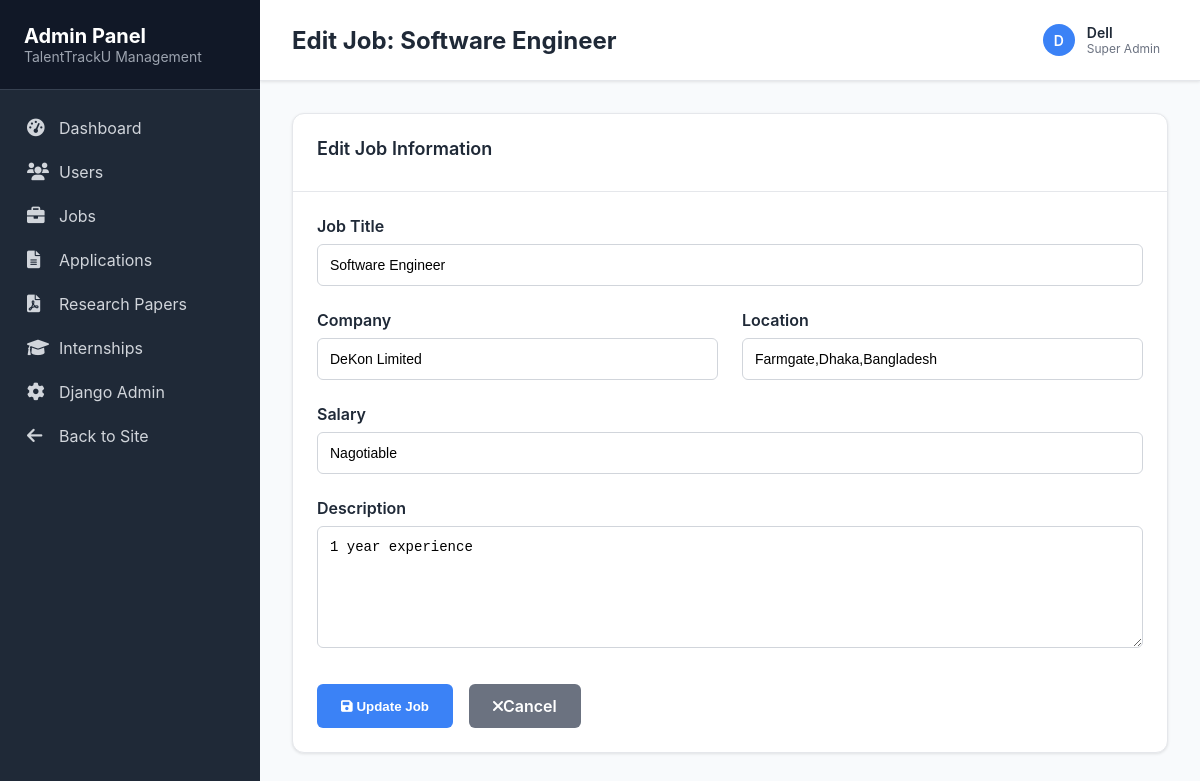
The page /admin-panel/jobs/edit/1/ (signed in) on the database its author committed.
### job/models.py (models this page shows, shortened)
class Job(models.Model):
    title = models.CharField(max_length=200)
    company = models.CharField(max_length=100)
    description = models.TextField()
    location = models.CharField(max_length=100, blank=True)
    salary = models.CharField(max_length=50, blank=True)
    image = models.ImageField(upload_to='jobs/', blank=True)
    posted_by = models.ForeignKey(User, on_delete=models.CASCADE)
    created_at = models.DateTimeField(auto_now_add=True)

### admin_panel/views.py (the view, shortened to what this page needs)
# urls.py: path('jobs/edit/<int:job_id>/', views.admin_edit_job, name='admin_edit_job'),
@superuser_required
def admin_edit_job(request, job_id):
    job = get_object_or_404(Job, id=job_id)
    return render(request, 'admin_panel/edit_job.html', {'job': job})

### admin_panel/views.py (called while the page is built)
def superuser_required(view_func):
    return user_passes_test(
        lambda u: u.is_active and u.is_superuser,
        login_url='/admin/login/'
    )(view_func)

### admin_panel/templates/admin_panel/edit_job.html (shortened to what this page needs)
{% extends 'admin_panel/base.html' %}
{% block page_title %}Edit Job: {{ job.title }}{% endblock %}
{% block content %}
<div class="card">
    <div class="card-header">
        <h3 class="card-title">Edit Job Information</h3>
    </div>
    <div class="card-body">
        <form method="post">
            <div style="margin-bottom: 1.5rem;">
                <label style="display: block; font-weight: 600; margin-bottom: 0.5rem; color: var(--text-primary);">Job Title</label>
                <input type="text" name="title" value="{{ job.title }}"
                       style="width: 100%; padding: 0.75rem; border: 1px solid #d1d5db; border-radius: 0.375rem; font-size: 0.875rem;">
            </div>
            <div style="display: grid; grid-template-columns: 1fr 1fr; gap: 1.5rem; margin-bottom: 1.5rem;">
                <div>
                    <label style="display: block; font-weight: 600; margin-bottom: 0.5rem; color: var(--text-primary);">Company</label>
                    <input type="text" name="company" value="{{ job.company }}"
                           style="width: 100%; padding: 0.75rem; border: 1px solid #d1d5db; border-radius: 0.375rem; font-size: 0.875rem;">
                </div>
                <div>
                    <label style="display: block; font-weight: 600; margin-bottom: 0.5rem; color: var(--text-primary);">Location</label>
                    <input type="text" name="location" value="{{ job.location }}"
                           style="width: 100%; padding: 0.75rem; border: 1px solid #d1d5db; border-radius: 0.375rem; font-size: 0.875rem;">
                </div>
            </div>
            <div style="margin-bottom: 1.5rem;">
                <label style="display: block; font-weight: 600; margin-bottom: 0.5rem; color: var(--text-primary);">Salary</label>
                <input type="text" name="salary" value="{{ job.salary }}"
                       style="width: 100%; padding: 0.75rem; border: 1px solid #d1d5db; border-radius: 0.375rem; font-size: 0.875rem;"
                       placeholder="e.g., $50,000 - $70,000 per year">
            </div>
            <div style="margin-bottom: 1.5rem;">
                <label style="display: block; font-weight: 600; margin-bottom: 0.5rem; color: var(--text-primary);">Description</label>
                <textarea name="description" rows="6"
                          style="width: 100%; padding: 0.75rem; border: 1px solid #d1d5db; border-radius: 0.375rem; font-size: 0.875rem; resize: vertical;">{{ job.description }}</textarea>
            </div>
            <div style="display: flex; gap: 1rem; margin-top: 2rem;">
                <button type="submit" style="background: var(--info); color: white; padding: 0.75rem 1.5rem; border: none; border-radius: 0.375rem; font-weight: 600; cursor: pointer;">
                    <i class="fas fa-save"></i> Update Job
                </button>
                <a href="{% url 'admin_panel:admin_jobs' %}" style="background: var(--text-secondary); color: white; padding: 0.75rem 1.5rem; border: none; border-radius: 0.375rem; font-weight: 600; text-decoration: none; display: inline-flex; align-items: center;">
                    <i class="fas fa-times"></i> Cancel
                </a>
            </div>
        </form>
    </div>
</div>
{% endblock %}

### admin_panel/templates/admin_panel/base.html (shortened to what this page needs)
<!DOCTYPE html>
<html lang="en">
<head>
    <link href="https://cdnjs.cloudflare.com/ajax/libs/font-awesome/6.0.0/css/all.min.css" rel="stylesheet">
</head>
<body>
    <div class="admin-container">
        <div class="sidebar">
            <div class="sidebar-header">
                <h1>Admin Panel</h1>
                <p>TalentTrackU Management</p>
            </div>
            <div class="nav-links">
                <a href="{% url 'admin_panel:admin_dashboard' %}" class="nav-item {% if request.resolver_match.url_name == 'admin_dashboard' %}active{% endif %}">
                    <i class="fas fa-tachometer-alt"></i>
                    Dashboard
                </a>
                <a href="{% url 'admin_panel:admin_users' %}" class="nav-item {% if request.resolver_match.url_name == 'admin_users' %}active{% endif %}">
                    <i class="fas fa-users"></i>
                    Users
                </a>
                <a href="{% url 'admin_panel:admin_jobs' %}" class="nav-item {% if request.resolver_match.url_name == 'admin_jobs' %}active{% endif %}">
                    <i class="fas fa-briefcase"></i>
                    Jobs
                </a>
                <a href="{% url 'admin_panel:admin_applications' %}" class="nav-item {% if request.resolver_match.url_name == 'admin_applications' %}active{% endif %}">
                    <i class="fas fa-file-alt"></i>
                    Applications
                </a>
                <a href="{% url 'admin_panel:admin_research_papers' %}" class="nav-item {% if request.resolver_match.url_name == 'admin_research_papers' %}active{% endif %}">
                    <i class="fas fa-file-pdf"></i>
                    Research Papers
                </a>
                <a href="{% url 'admin_panel:admin_internships' %}" class="nav-item {% if request.resolver_match.url_name == 'admin_internships' %}active{% endif %}">
                    <i class="fas fa-graduation-cap"></i>
                    Internships
                </a>
                <a href="/admin/" class="nav-item" target="_blank">
                    <i class="fas fa-cog"></i>
                    Django Admin
                </a>
                <a href="{% url 'home' %}" class="nav-item">
                    <i class="fas fa-arrow-left"></i>
                    Back to Site
                </a>
            </div>
        </div>
        <div class="main-content">
            <header class="admin-header">
                <div>
                    <h2>{% block page_title %}Dashboard{% endblock %}</h2>
                </div>
                <div class="header-actions">
                    <div class="user-menu">
                        <div class="user-avatar">
                            {{ user.username|first|upper }}
                        </div>
                        <div>
                            <div style="font-weight: 600; font-size: 0.875rem;">{{ user.username }}</div>
                            <div style="color: var(--text-secondary); font-size: 0.75rem;">Super Admin</div>
                        </div>
                    </div>
                </div>
            </header>
            <main class="content-area">
                {% block content %}
                {% endblock %}
            </main>
        </div>
    </div>
</body>
</html>

### admin_panel/templates/admin_panel/base.html (style rules this page uses)
:root { --sidebar-bg: #1f2937; --sidebar-hover: #374151; --sidebar-active: #3b82f6; --header-bg: #ffffff; --content-bg: #f8fafc; --text-primary: #1f2937; --text-secondary: #6b7280; --success: #10b981; --warning: #f59e0b; --danger: #ef4444; --info: #3b82f6; }
* { margin: 0; padding: 0; box-sizing: border-box; }
body { font-family: 'Inter', -apple-system, BlinkMacSystemFont, sans-serif; background: var(--content-bg); color: var(--text-primary); }
.admin-container { display: flex; min-height: 100vh; }
.sidebar { width: 260px; background: var(--sidebar-bg); color: white; position: fixed; height: 100vh; overflow-y: auto; transition: all 0.3s; z-index: 1000; }
.sidebar-header { padding: 1.5rem; border-bottom: 1px solid #374151; background: #111827; }
.sidebar-header h1 { font-size: 1.25rem; font-weight: 700; color: white; }
.sidebar-header p { color: #9ca3af; font-size: 0.875rem; }
.nav-links { padding: 1rem 0; }
.nav-item { display: flex; align-items: center; padding: 0.75rem 1.5rem; color: #d1d5db; text-decoration: none; transition: all 0.3s; border-left: 3px solid transparent; }
.nav-item i { width: 20px; margin-right: 0.75rem; font-size: 1.1rem; }
.main-content { flex: 1; margin-left: 260px; min-height: 100vh; }
.admin-header { background: var(--header-bg); border-bottom: 1px solid #e5e7eb; padding: 1rem 2rem; display: flex; justify-content: space-between; align-items: center; box-shadow: 0 1px 3px rgba(0, 0, 0, 0.1); }
.header-actions { display: flex; align-items: center; gap: 1rem; }
.user-menu { display: flex; align-items: center; gap: 0.75rem; padding: 0.5rem; border-radius: 0.5rem; cursor: pointer; transition: background 0.3s; }
.user-avatar { width: 32px; height: 32px; border-radius: 50%; background: var(--info); color: white; display: flex; align-items: center; justify-content: center; font-weight: 600; font-size: 0.875rem; }
.content-area { padding: 2rem; }
.card { background: white; border-radius: 0.75rem; box-shadow: 0 1px 3px rgba(0, 0, 0, 0.1); border: 1px solid #e5e7eb; }
.card-header { padding: 1.5rem; border-bottom: 1px solid #e5e7eb; }
.card-body { padding: 1.5rem; }
.card-title { font-size: 1.125rem; font-weight: 600; color: var(--text-primary); margin-bottom: 0.5rem; }

### rows shown on the page
Job: title "Software Engineer", company "DeKon Limited", location "Farmgate,Dhaka,Bangladesh", salary "Nagotiable", description "1 year experience"

### other values the page prints
{{ user.username|first|upper }} "D"
{{ user.username }} "Dell"
